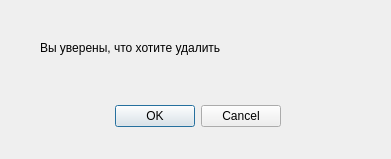
<?xml version="1.0" encoding="UTF-8"?>
<ui version="4.0">
 <class>deleteForm</class>
 <widget class="QDialog" name="deleteForm">
  <property name="geometry">
   <rect>
    <x>0</x>
    <y>0</y>
    <width>391</width>
    <height>159</height>
   </rect>
  </property>
  <property name="windowTitle">
   <string>Dialog</string>
  </property>
  <widget class="QDialogButtonBox" name="buttonBox">
   <property name="geometry">
    <rect>
     <x>100</x>
     <y>100</y>
     <width>181</width>
     <height>32</height>
    </rect>
   </property>
   <property name="orientation">
    <enum>Qt::Horizontal</enum>
   </property>
   <property name="standardButtons">
    <set>QDialogButtonBox::Cancel|QDialogButtonBox::Ok</set>
   </property>
  </widget>
  <widget class="QLabel" name="label">
   <property name="geometry">
    <rect>
     <x>40</x>
     <y>40</y>
     <width>261</width>
     <height>16</height>
    </rect>
   </property>
   <property name="text">
    <string>Вы уверены, что хотите удалить </string>
   </property>
  </widget>
 </widget>
 <resources/>
 <connections>
  <connection>
   <sender>buttonBox</sender>
   <signal>accepted()</signal>
   <receiver>deleteForm</receiver>
   <slot>okButtonClicked()</slot>
   <hints>
    <hint type="sourcelabel">
     <x>280</x>
     <y>100</y>
    </hint>
    <hint type="destinationlabel">
     <x>157</x>
     <y>141</y>
    </hint>
   </hints>
  </connection>
  <connection>
   <sender>buttonBox</sender>
   <signal>rejected()</signal>
   <receiver>deleteForm</receiver>
   <slot>cancelButtonClicked()</slot>
   <hints>
    <hint type="sourcelabel">
     <x>280</x>
     <y>100</y>
    </hint>
    <hint type="destinationlabel">
     <x>286</x>
     <y>141</y>
    </hint>
   </hints>
  </connection>
 </connections>
 <slots>
  <slot>okButtonClicked()</slot>
  <slot>cancelButtonClicked()</slot>
 </slots>
</ui>
